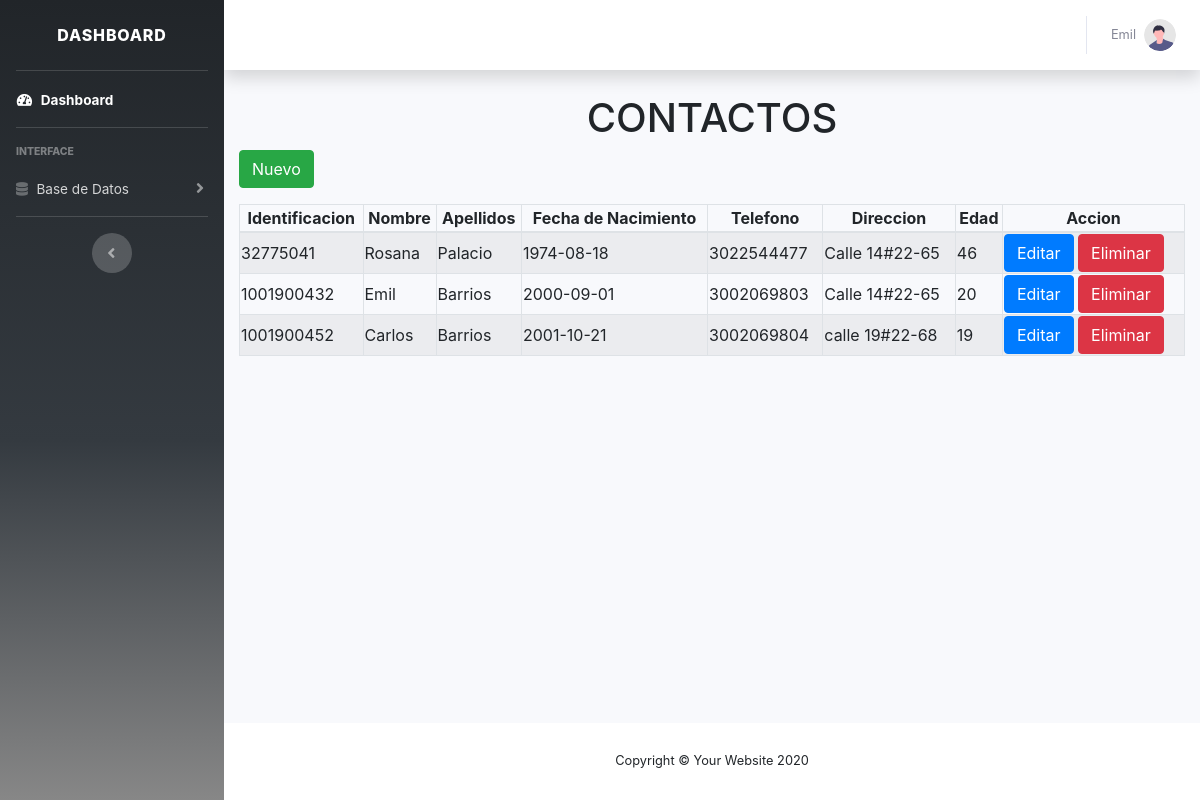
The app's page /dash/contactos.php (signed in) with its own data.
### tables this page shows
CREATE TABLE `contactos` (
  `cedula` int(15) NOT NULL,
  `nombre` varchar(30) NOT NULL,
  `apellidos` varchar(30) NOT NULL,
  `fecha_nacimiento` date NOT NULL,
  `telefono` varchar(10) NOT NULL,
  `direccion` varchar(60) NOT NULL,
  `edad` int(4) NOT NULL
);

### dash/contactos.php (the view, shortened to what this page needs)
<?php require_once "vistas/parte_superior.php" ?>
<?php
$objeto = new Conexion();
$conexion = $objeto->Conectar();
$consulta = "SELECT * FROM contactos";
$resultado = $conexion->prepare($consulta);
$resultado->execute();
$usuarios = $resultado->fetchAll(PDO::FETCH_ASSOC);
?>
<div class="container">
    <h1 class="text-center">CONTACTOS</h1>
    <div class="row">
        <?php
        if($rol==1){
            echo" <div class='col mb-3'>
            <button type='button' class='btn btn-success' data-toggle='modal' data-target='#agregar-modal'>
                Nuevo
            </button>
        </div>";
        }
        ?>
        <div class="col-lg-12">
            <table id="tablaUsuarios" class="table-striped table-bordered" style="width:100%">
                <thead class="text-center">
                    <th>Identificacion</th>
                    <th>Nombre</th>
                    <th>Apellidos</th>
                    <th>Fecha de Nacimiento</th>
                    <th>Telefono</th>
                    <th>Direccion</th>
                    <th>Edad</th>
                    <?php
                    if($rol==1){
                        echo"<th>Accion</th>";
                    }
                    ?>
                </thead>
                <tbody>
                    <?php
                    foreach ($usuarios as $usuario) {
                    ?>
                        <tr>
                            <td><?php echo $usuario['cedula'] ?></td>
                            <td><?php echo $usuario['nombre'] ?></td>
                            <td><?php echo $usuario['apellidos'] ?></td>
                            <td><?php echo $usuario['fecha_nacimiento'] ?></td>
                            <td><?php echo $usuario['telefono'] ?></td>
                            <td><?php echo $usuario['direccion'] ?></td>
                            <td><?php echo $usuario['edad'] ?></td>
                            <?php
                            if($rol==1){
                                echo"<td><button type='button' class='btn btn-primary editbtn' data-toggle='modal' data-target='#editmodal'>
                                Editar
                            </button>
                            <button type='button' class='btn btn-danger deletebtn' data-toggle='modal'>
                                Eliminar
                            </button>
                            </td>";
                            }
                            ?>
                        </tr>
                    <?php
                    }
                    ?>
                </tbody>
            </table>
        </div>
    </div>
</div>
<?php require_once "vistas/parte_inferior.php" ?>

### records on screen
contactos: cedula "32775041", nombre "Rosana", apellidos "Palacio", fecha_nacimiento "1974-08-18", telefono "3022544477", direccion "Calle 14#22-65", edad "46"
contactos: cedula "1001900432", nombre "Emil", apellidos "Barrios", fecha_nacimiento "2000-09-01", telefono "3002069803", direccion "Calle 14#22-65", edad "20"
contactos: cedula "1001900452", nombre "Carlos", apellidos "Barrios", fecha_nacimiento "2001-10-21", telefono "3002069804", direccion "calle 19#22-68", edad "19"

### other values on screen
$usuario "Emil"
